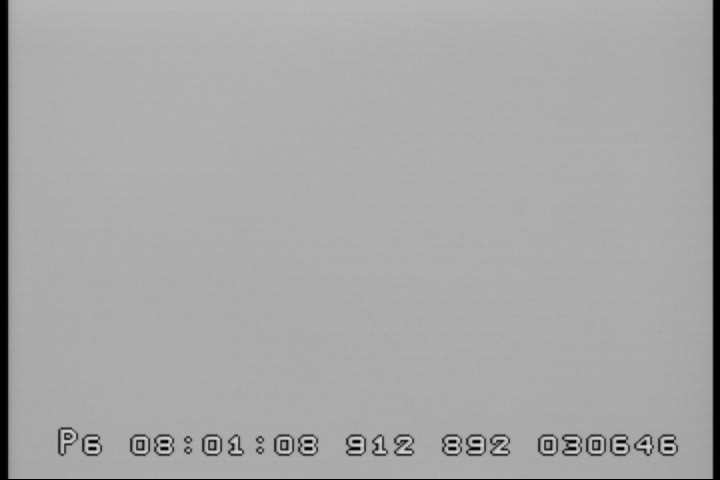
#> input picture test.bmp, 720 x 480 px
$ python erozion.py
#> lines starting #> are read from the running program, lines starting #| are printed output that depends on the picture; after the words box and inside, x2 and y2 are one past the last pixel; in counts of white or black regions, pixels touching at a corner belong together
from PIL import Image, ImageFilter, ImageOps
import cv2

filename = "test.bmp"

porog = 120

img_logo = Image.open(filename)
#> img_logo is the input picture: PIL image 720x480 RGB; min 0, max 227, mean 167.3
img_logo = img_logo.convert("L")
#> img_logo: PIL image 720x480 L
img_logo = img_logo.point(lambda x: 255 if x > porog else 0)
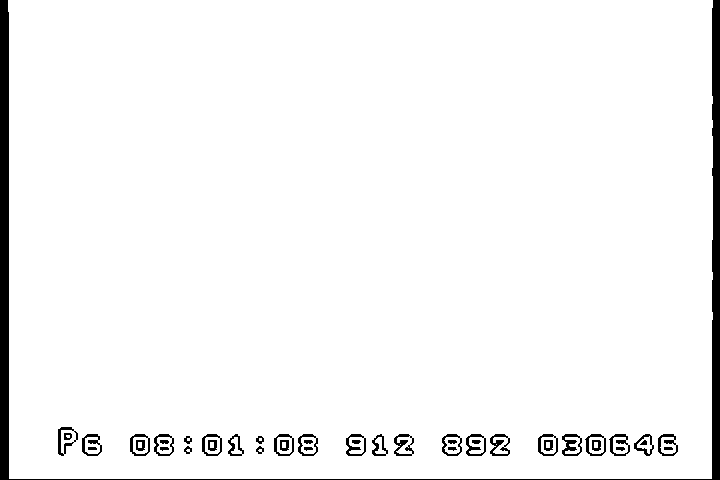
#> img_logo: PIL image 720x480 L; 96.3% white; 43 black regions, largest, box (x1, y1, x2, y2) and area: (0, 0, 720, 480) 8715, (562, 434, 582, 456) 224, (490, 434, 510, 456) 211
img_logo = img_logo.filter(ImageFilter.CONTOUR)
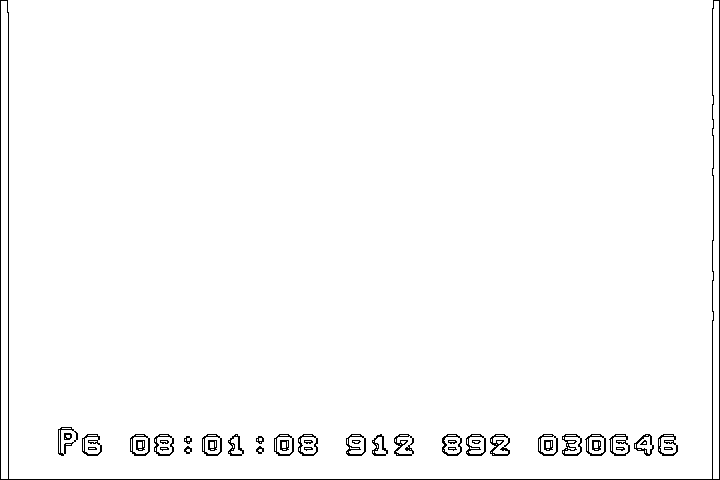
#> img_logo: PIL image 720x480 L; 98.2% white; black in thin lines or dots
# img_logo = img_logo.filter(ImageFilter.MaxFilter(3))
img_logo = img_logo.filter(ImageFilter.MinFilter(1))
img_logo = img_logo.filter(ImageFilter.MinFilter(3))
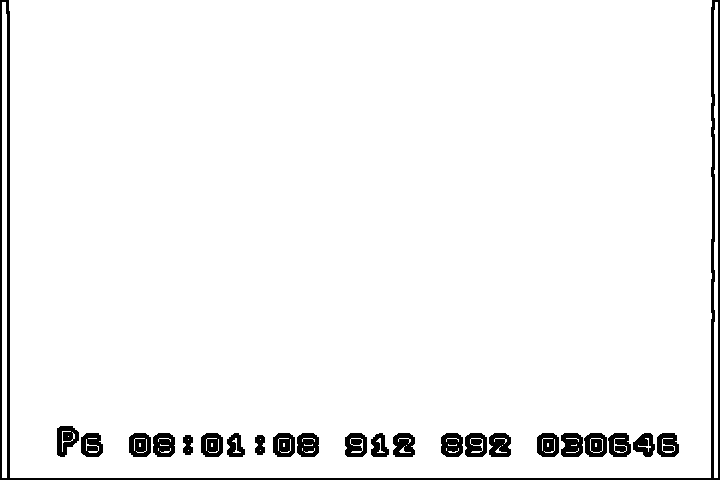
#> img_logo: PIL image 720x480 L; 95.7% white; 23 black regions, largest, box (x1, y1, x2, y2) and area: (0, 0, 720, 480) 6276, (57, 426, 79, 457) 447, (561, 433, 583, 457) 432
# img_logo = img_logo.filter(ImageFilter.FIND_EDGES)
img_logo.show()
img_logo.save('1.png')
img_logo = img_logo.point(lambda x: 0 if x == 255 else 255)
img_logo.show()
img_logo.save('2.png')
